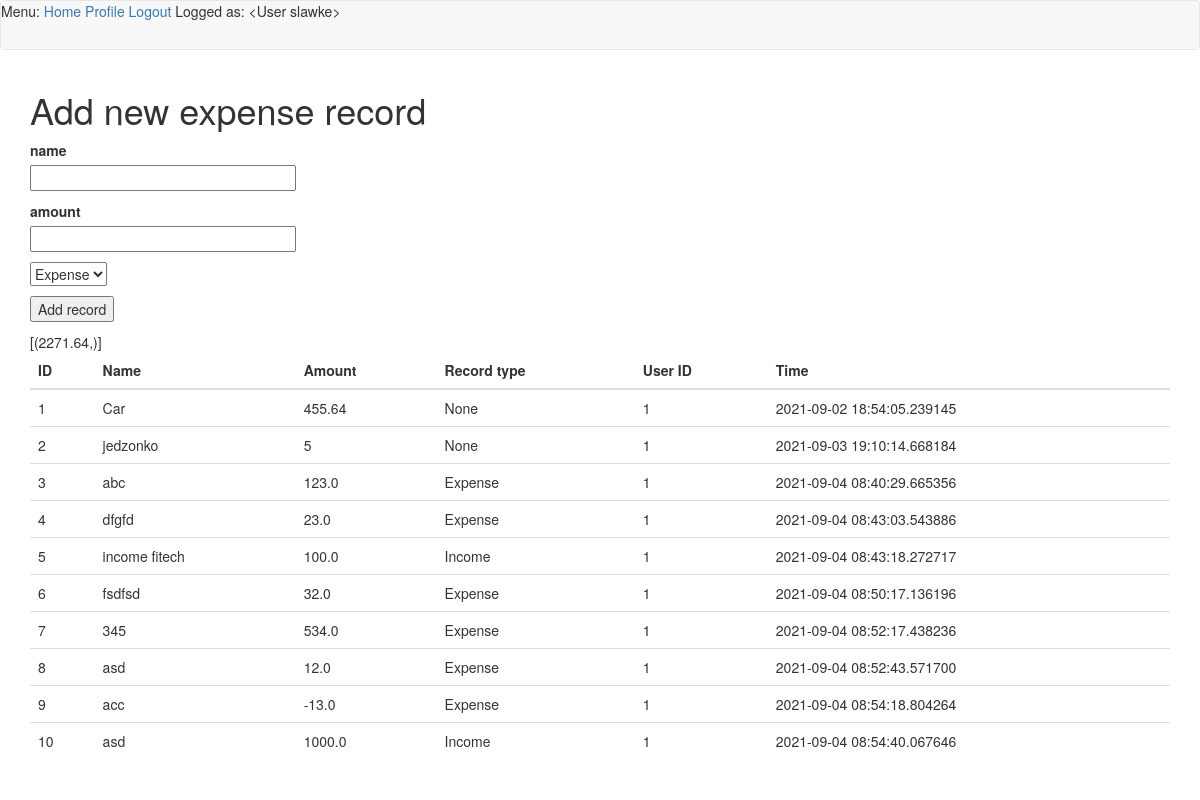
The app's page /add (signed in) with its own data.
### app/models.py (models this page shows, shortened)
class User(UserMixin, db.Model):
    id = db.Column(db.Integer, primary_key=True)
    username = db.Column(db.String(64), index=True, unique=True)
    email = db.Column(db.String(120), index=True, unique=True)
    password_hash = db.Column(db.String(128))
    posts = db.relationship('Post', backref='author', lazy='dynamic')
    def __repr__(self):
        return '<User {}>'.format(self.username)

class Expenses(db.Model):
    id = db.Column(db.Integer, primary_key=True)
    name = db.Column(db.String)
    amount = db.Column(db.String(140))
    timestamp = db.Column(db.DateTime, index=True, default=datetime.utcnow)
    user_id = db.Column(db.String, db.ForeignKey('user.id')) #nullable=False eventually try
    exorin = db.Column(db.String)
    user_nick = db.relationship('User', backref=db.backref('users', lazy=True))

### app/routes.py (the view, shortened to what this page needs)
@app.route('/add', methods=['GET', 'POST'])
def add():
    form = ExpensesForm()
    exp = Expenses.query.all()
    summary = Expenses.query.with_entities(func.sum(Expenses.amount)).all()
    return render_template('add.html', title='Add', form=form, exp=exp, summary=summary)

### app/forms.py
class ExpensesForm(FlaskForm):
    name = StringField('name', validators=[DataRequired()])
    amount = FloatField('amount', validators=[DataRequired()])
    exorin = SelectField(u'Expense or Income', choices=[('Expense', 'Expense'), ('Income', 'Income')])
    add = SubmitField('Add record')

### app/models.py (called while the page is built)
@login.user_loader
def load_user(id):
    return User.query.get(int(id))

### app/templates/add.html (shortened to what this page needs)
{% extends "base.html" %}
{% block app_content %}
<body>
    <h1>Add new expense record</h1>
    <form action="" method="post" novalidate>
        <p>
            {{ form.name.label }}<br>
            {{ form.name(size=32) }}
        </p>
        <p>
            {{ form.amount.label }}<br>
            {{ form.amount(size=32) }}
        </p>
        <p>{{ form.exorin() }}</p>
        <p>{{ form.add() }}</p>
    </form>
<table class="table table-sm ">
    <thead>
    <tr>
        <th>ID</th>
        <th>Name</th>
        <th>Amount</th>
        <th>Record type</th>
        <th>User ID</th>
        <th>Time</th>
    </tr>
    {% for expenses in exp %}
    <tr>
        <td>{{ expenses.id }} </a></td>
        <td>{{ expenses.name }}</td>
        <td>{{ expenses.amount }}</td>
        <td>{{ expenses.exorin }}</td>
        <td>{{ expenses.user_id }}</td>
        <td>{{ expenses.timestamp }}</td>
    </tr>
    {% endfor %}
    </thead>
</table>
</body>
{% endblock %}

### app/templates/base.html (shortened to what this page needs)
{% extends 'bootstrap/base.html' %}
{% block navbar %}
    <nav class="navbar navbar-default">
        <div>
            Menu:
            <a href="{{ url_for('index') }}">Home</a>
            {% if current_user.is_anonymous %}
            <a href="{{ url_for('login') }}">Login</a>
            <a href="{{ url_for('register') }}">Register</a>
            {% else %}
            <a href="{{ url_for('user', username=current_user.username) }}">Profile</a>
            <a href="{{ url_for('logout') }}">Logout</a>
            {% endif %}
            Logged as: {{ current_user }}
        </div>
    </nav>
{% endblock %}
{% block content %}
    <div class="container">
        {% block app_content %}{% endblock %}
    </div>
{% endblock %}

### records on screen
User: username "<User slawke>"
Expenses: id "1", name "Car", amount "455.64", exorin "None", user_id "1", timestamp "2021-09-02 18:54:05.239145"
Expenses: id "2", name "jedzonko", amount "5", exorin "None", user_id "1", timestamp "2021-09-03 19:10:14.668184"
Expenses: id "3", name "abc", amount "123.0", exorin "Expense", user_id "1", timestamp "2021-09-04 08:40:29.665356"
Expenses: id "4", name "dfgfd", amount "23.0", exorin "Expense", user_id "1", timestamp "2021-09-04 08:43:03.543886"
Expenses: id "5", name "income fitech", amount "100.0", exorin "Income", user_id "1", timestamp "2021-09-04 08:43:18.272717"
Expenses: id "6", name "fsdfsd", amount "32.0", exorin "Expense", user_id "1", timestamp "2021-09-04 08:50:17.136196"
Expenses: id "7", name "345", amount "534.0", exorin "Expense", user_id "1", timestamp "2021-09-04 08:52:17.438236"
Expenses: id "8", name "asd", amount "12.0", exorin "Expense", user_id "1", timestamp "2021-09-04 08:52:43.571700"
Expenses: id "9", name "acc", amount "-13.0", exorin "Expense", user_id "1", timestamp "2021-09-04 08:54:18.804264"
Expenses: id "10", name "asd", amount "1000.0", exorin "Income", user_id "1", timestamp "2021-09-04 08:54:40.067646"
